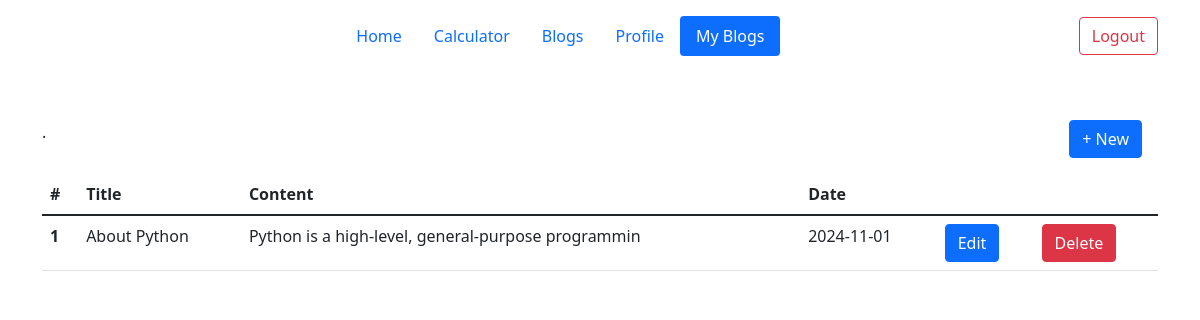
Page /my-blogs/ (signed in) on the committed database.
### app.py (models this page shows, shortened)
class Blog(db.Model):
    __tablename__ = 'blog'
    id = db.Column(db.Integer, primary_key=True)
    title = db.Column(db.String(80), unique=True, nullable=False)
    content = db.Column(db.Text, nullable=False)
    author_id = db.Column(db.Integer, db.ForeignKey('user.id'))
    image = db.Column(db.String(80))
    created = db.Column(db.DateTime, default=datetime.now)

### app.py (the view)
@app.route('/my-blogs/')
@login_required
def my_blogs():
    my_blogs = current_user.blogs
    return render_template('my_blogs.html', my_blogs=my_blogs, active_page='my_blogs')

### app.py (called while the page is built)
@login_manager.user_loader
def load_user(user_id):
    return User.query.get(user_id)

### templates/my_blogs.html
{% extends "base.html" %}
{% block content %}
<div class="container mt-5">
    <a type="button" href="{{ url_for('create_blog') }}" class="btn btn-primary mb-3 float-end me-3">+ New</a>
    <table class="table">
  <thead>
    <tr>
      <th scope="col">#</th>
      <th scope="col">Title</th>
      <th scope="col">Content</th>
      <th scope="col">Date</th>
    </tr>
  </thead>
  <tbody>
  {% for blog in my_blogs %}
    <tr>
      <th scope="row">{{ blog.id }}</th>
      <td>{{ blog.title }}</td>
      <td>{{ blog.content[:50] }}</td>
      <td>{{ blog.created.strftime('%Y-%m-%d') }}</td>.
        <td><a href="{{ url_for('edit_blog', blog_id=blog.id) }}" class="btn btn-primary">Edit</a></td>
    <td><a href="{{ url_for('delete_blog', blog_id=blog.id) }}" class="btn btn-danger">Delete</a></td>
    </tr>
  {% endfor %}
  </tbody>
</table>
</div>
{% endblock %}

### rows in the picture
Blog: id "1", title "About Python", content "Python is a high-level, general-purpose programmin", created "2024-11-01"
